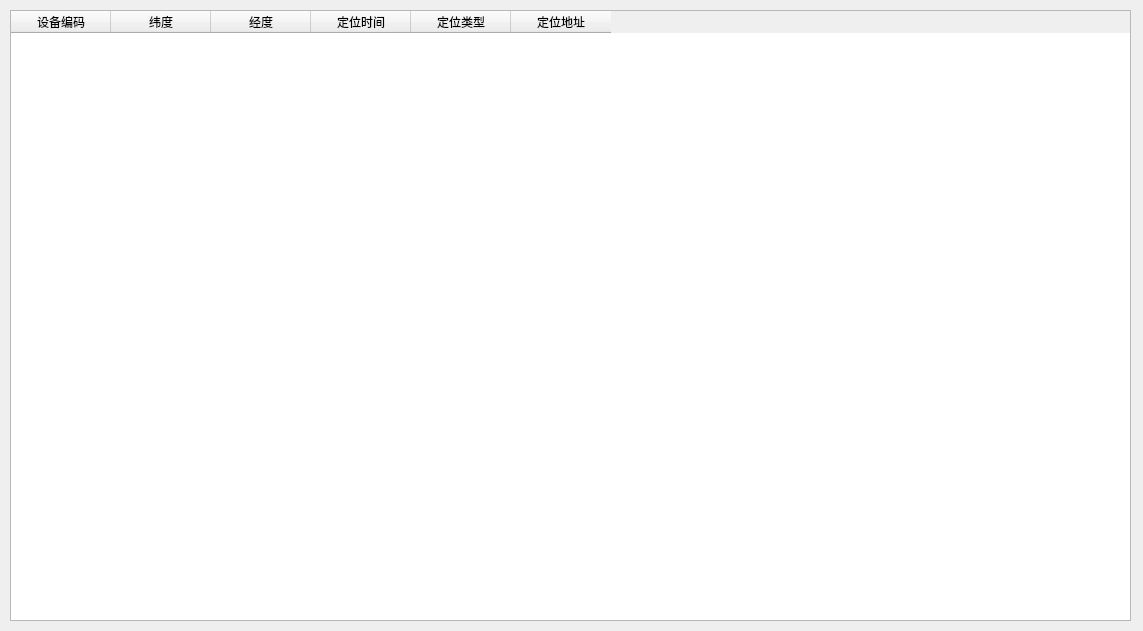
<?xml version="1.0" encoding="UTF-8"?>
<ui version="4.0">
 <class>Dialog</class>
 <widget class="QDialog" name="Dialog">
  <property name="geometry">
   <rect>
    <x>0</x>
    <y>0</y>
    <width>1143</width>
    <height>631</height>
   </rect>
  </property>
  <property name="windowTitle">
   <string>Dialog</string>
  </property>
  <widget class="QTableWidget" name="tableWidget">
   <property name="geometry">
    <rect>
     <x>10</x>
     <y>10</y>
     <width>1121</width>
     <height>611</height>
    </rect>
   </property>
   <column>
    <property name="text">
     <string>设备编码</string>
    </property>
   </column>
   <column>
    <property name="text">
     <string>纬度</string>
    </property>
   </column>
   <column>
    <property name="text">
     <string>经度</string>
    </property>
   </column>
   <column>
    <property name="text">
     <string>定位时间</string>
    </property>
   </column>
   <column>
    <property name="text">
     <string>定位类型</string>
    </property>
   </column>
   <column>
    <property name="text">
     <string>定位地址</string>
    </property>
   </column>
  </widget>
 </widget>
 <resources/>
 <connections/>
</ui>
